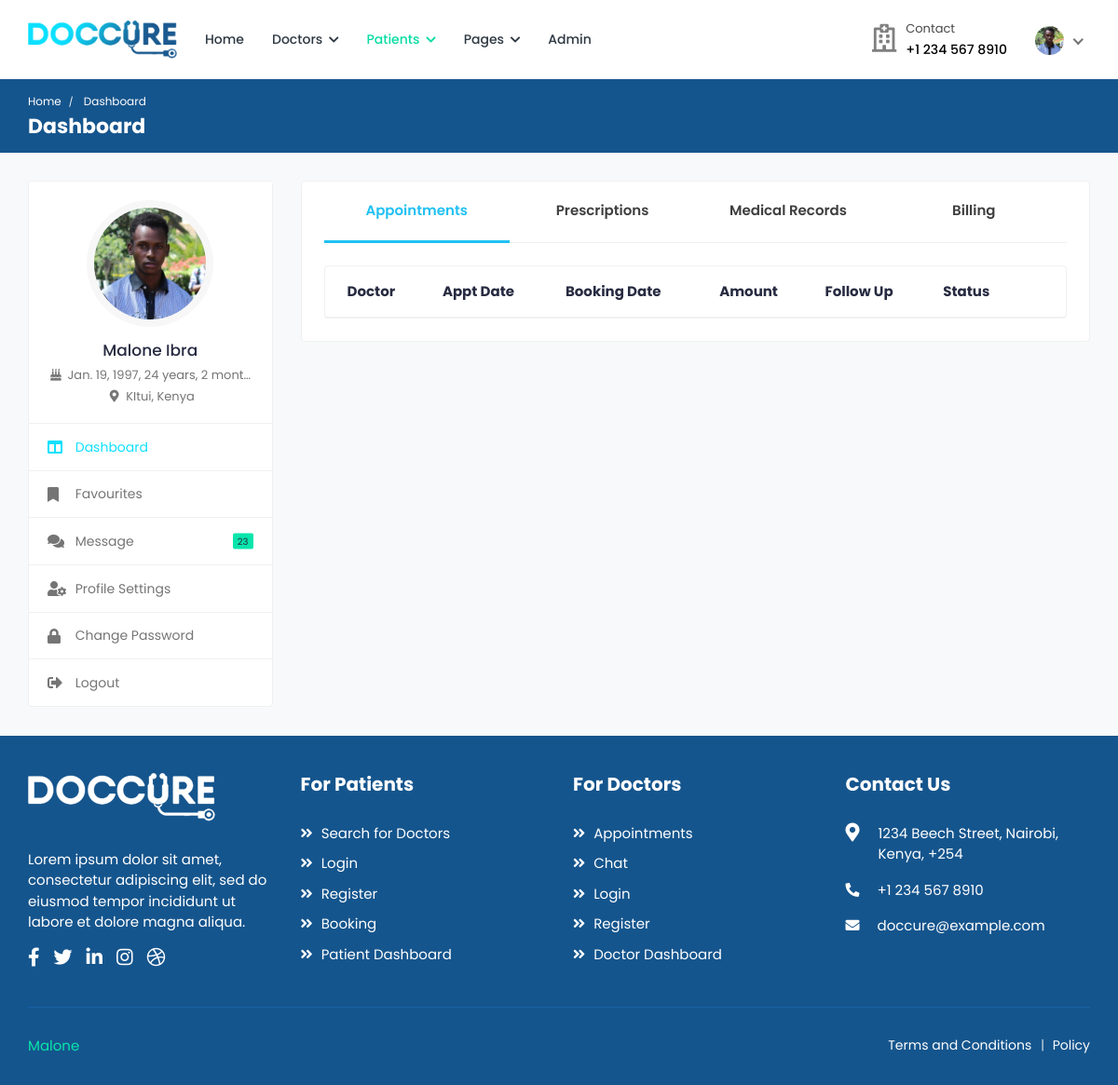
The app's page /patients/ (signed in), older data.
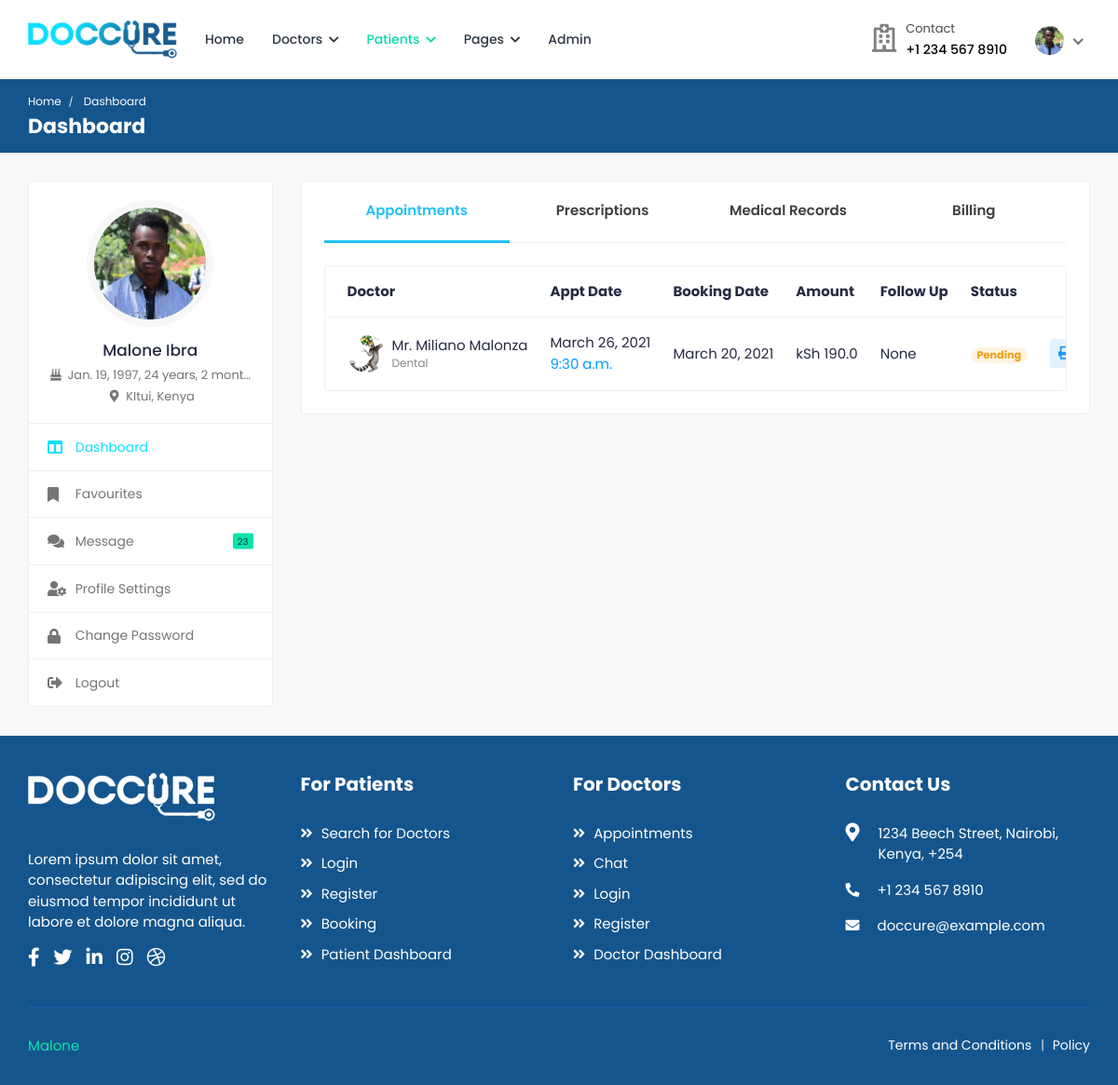
The same page, newer data.
### patients/models.py (models this page shows, shortened)
class Appointment(models.Model):
	doctor = models.ForeignKey(Doctor, on_delete=models.CASCADE)
	patient = models.ForeignKey(Patient, on_delete=models.CASCADE)
	purpose = models.CharField('Purpose', max_length=50)
	category = models.CharField('Type', max_length=50)
	amount = models.FloatField('Amount', default=0.00)
	status = models.CharField('Status', max_length=50)
	date = models.DateTimeField('Appointment Date', auto_now_add=True)
	booking_date = models.DateTimeField('Booking Date')
	follow_up_date = models.DateTimeField('Follow Up', null=True)

### doctors/models.py (models this page shows, shortened)
class Doctor(models.Model):
	user = models.OneToOneField(User, on_delete=models.CASCADE)
	image = models.ImageField('Profile Image', upload_to='Image/Doctors',
		max_length=500, default='dummy.png')
	first_name = models.CharField('First Name', max_length=50)
	second_name =  models.CharField('Second Name', max_length=50)
	title = models.CharField('Title', max_length=200, default='Dr.')
	phone_no = models.CharField('Phone Number', max_length=50)
	email = models.EmailField('Email', max_length=250)
	gender = models.CharField('Gender', max_length=10)
	d_o_b = models.DateField('Date of Birth', blank=True)
	biography = models.CharField('Biography', max_length=1000, blank=True)
	address_line1 = models.CharField('Address Line 1', max_length=200, blank=True)
	address_line2 = models.CharField('Address Line 2', max_length=200, blank=True)
	country = models.CharField('Country', max_length=100, blank=True)
	county = models.CharField('County', max_length=100, blank=True)
	town = models.CharField('Town', max_length=100, blank=True)
	pricing =  models.FloatField('Amount', default=0.00)
	services = models.CharField('Services', max_length=1000, blank=True)
	specialization = models.CharField('Specialization', max_length=1000, blank=True)
	clinic = models.CharField('Clinic', max_length=100, blank=True)
	clinic_address = models.CharField('Clinic Address', max_length=100, blank=True)
	speciality = models.OneToOneField(Speciality, on_delete=models.CASCADE)
	''' user, image, first_name, second_name, title, phone_no, email, gender, d_o_b, biography,
	address_line1, address_line2, country, county, town, pricing, services, specialization, clinic,
	clinic_address, speciality'''
	def full_name(self):
		return self.title + " " + self.first_name + " " + self.second_name

### patients/views.py (the view)
# urls.py: path('', views.patient_dashboard, name='patient-dashboard'),
@login_required(login_url='/login/')
@user_passes_test(check_patient, login_url='/login/')
@user_passes_test(check_settings, login_url='/patients/profile-settings/')
def patient_dashboard(request):
	profile = Patient.objects.get(user=request.user.id)
	appointments = Appointment.objects.filter(patient=profile.id)
	prescriptions = Prescription.objects.filter(patient=profile.id)
	medical_records = MedicalRecord.objects.filter(patient=profile.id)
	invoices = Invoice.objects.filter(patient=profile.id)
	return render(request, 'patients/patient-dashboard.html', {"profile": profile, "appointments": appointments,
		'prescriptions': prescriptions, 'medical_records': medical_records, 'invoices': invoices})

### patients/views.py (called while the page is built)
def check_patient(user):
	group = user.groups.get()
	return group.name == 'patients_group'

def check_settings(user):
	profile = Patient.objects.filter(user=user.id)
	return profile.count()>=1

### patients/templates/patients/patient-dashboard.html (shortened to what this page needs)
{% extends "patients/base.html" %}
{% load static %}
{% block breadcrumb %}Dashboard{% endblock %}
{% block breadcrumb1 %}Dashboard{% endblock %}
{% block sidenav %}
	<ul>
		<li class="active">
			<a href="{% url 'patient-dashboard' %}">
				<i class="fas fa-columns"></i>
				<span>Dashboard</span>
			</a>
		</li>
		<li>
			<a href="{% url 'favourites' %}">
				<i class="fas fa-bookmark"></i>
				<span>Favourites</span>
			</a>
		</li>
		<li>
			<a href="{% url 'chat' %}">
				<i class="fas fa-comments"></i>
				<span>Message</span>
				<small class="unread-msg">23</small>
			</a>
		</li>
		<li>
			<a href="{% url 'profile-settings' %}">
				<i class="fas fa-user-cog"></i>
				<span>Profile Settings</span>
			</a>
		</li>
		<li>
			<a href="{% url 'change-password' %}">
				<i class="fas fa-lock"></i>
				<span>Change Password</span>
			</a>
		</li>
		<li>
			<a href="{% url 'logout' %}">
				<i class="fas fa-sign-out-alt"></i>
				<span>Logout</span>
			</a>
		</li>
	</ul>
{% endblock %}
{% block content %}
<div class="col-md-7 col-lg-8 col-xl-9">
	<div class="card">
		<div class="card-body pt-0">
			<nav class="user-tabs mb-4">
				<ul class="nav nav-tabs nav-tabs-bottom nav-justified">
					<li class="nav-item">
						<a class="nav-link active" href="#pat_appointments" data-toggle="tab">Appointments</a>
					</li>
					<li class="nav-item">
						<a class="nav-link" href="#pat_prescriptions" data-toggle="tab">Prescriptions</a>
					</li>
					<li class="nav-item">
						<a class="nav-link" href="#pat_medical_records" data-toggle="tab"><span class="med-records">Medical Records</span></a>
					</li>
					<li class="nav-item">
						<a class="nav-link" href="#pat_billing" data-toggle="tab">Billing</a>
					</li>
				</ul>
			</nav>
			<div class="tab-content pt-0">
				<div id="pat_appointments" class="tab-pane fade show active">
					<div class="card card-table mb-0">
						<div class="card-body">
							<div class="table-responsive">
								<table class="table table-hover table-center mb-0">
									<thead>
										<tr>
											<th>Doctor</th>
											<th>Appt Date</th>
											<th>Booking Date</th>
											<th>Amount</th>
											<th>Follow Up</th>
											<th>Status</th>
											<th></th>
										</tr>
									</thead>
									<tbody>
									{% for appointment in appointments %}
										<tr>
											<td>
												<h2 class="table-avatar">
													<a href="{% url 'doctor-profile' appointment.doctor.full_name|slugify appointment.doctor.id %}" class="avatar avatar-sm mr-2">
														<img class="avatar-img rounded-circle" src="{{appointment.doctor.image.url}}" alt="User Image">
													</a>
													<a href="{% url 'doctor-profile' appointment.doctor.full_name|slugify appointment.doctor.id %}">{{appointment.doctor.full_name}} <span>Dental</span></a>
												</h2>
											</td>
											<td>{{appointment.booking_date.date}} <span class="d-block text-info">{{appointment.booking_date.time}}</span></td>
											<td>{{appointment.date.date}}</td>
											<td>kSh {{appointment.amount}}</td>
											<td>{{appointment.follow_up_date}}</td>
											{% if appointment.status == 'WAIT' %}
												<td><span class="badge badge-pill bg-warning-light">Pending</span></td>
											{% elif appointment.status == '' %}
												<td><span class="badge badge-pill bg-success-light">Confirm</span></td>
											{% elif appointment.status == '' %}
												<td><span class="badge badge-pill bg-danger-light">Cancelled</span></td>
											{% endif %}
											<td class="text-right">
												<div class="table-action">
													<a href="javascript:void(0);" class="btn btn-sm bg-primary-light">
														<i class="fas fa-print"></i> Print
													</a>
												</div>
											</td>
										</tr>
									{% endfor %}
									</tbody>
								</table>
							</div>
						</div>
					</div>
				</div>
			</div>
		</div>
	</div>
</div>
{% endblock %}

Row changes from the older to the newer data that the page shows:
added Appointment: doctor.image (picture), doctor.full_name "Mr. Miliano Malonza", booking_date "March 26, 2021", booking_date.time "9:30 a.m.", date "March 20, 2021", amount "190.0", follow_up_date "None", status "Pending"
